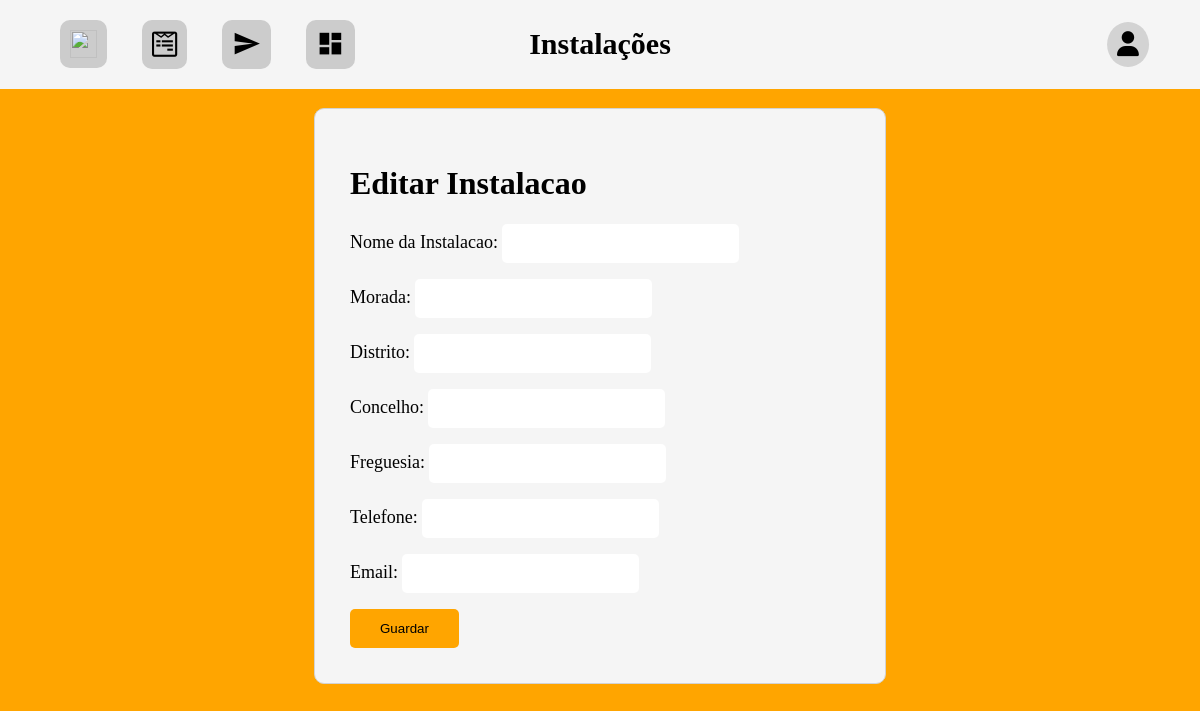
The app's page /editinstalacao?instalacao=21 (signed in), older data.
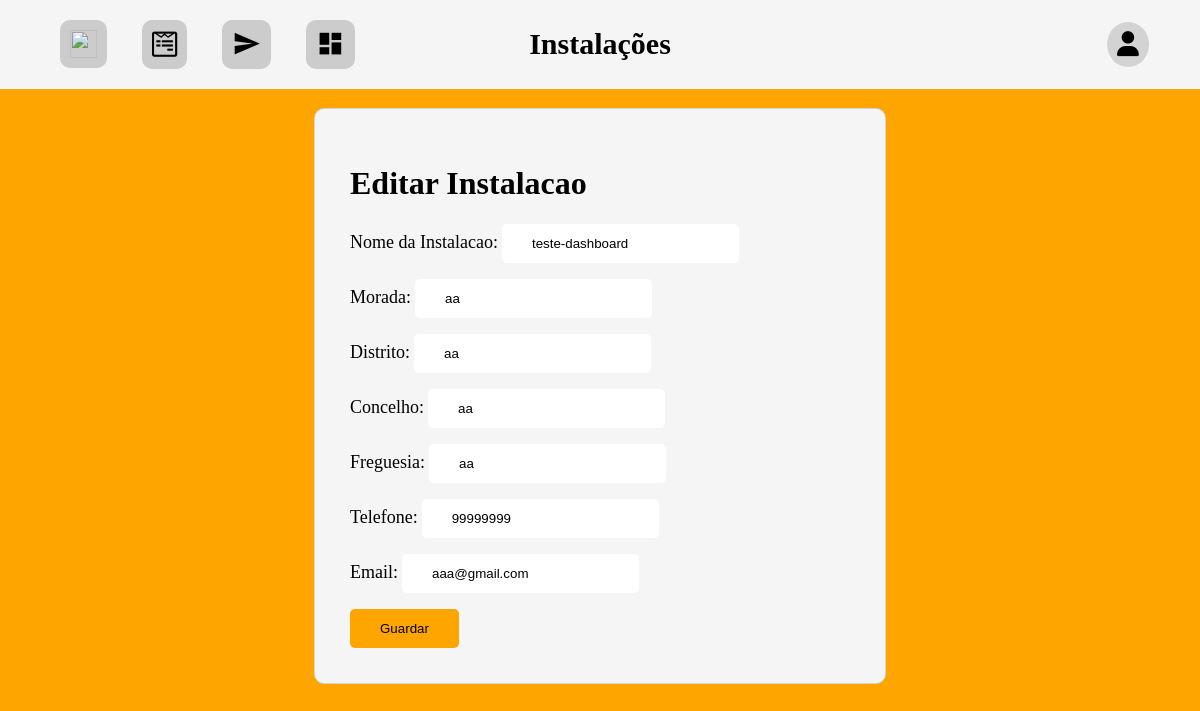
The same page, newer data.
### formularioInstituicoes/models.py (models this page shows)
class Instalacao(models.Model):
    entidade = models.ForeignKey(Entidade, on_delete=models.CASCADE, related_name='instalacoes')
    nome = models.CharField(max_length=100, blank=True, null=True)
    morada = models.CharField(max_length=100, blank=True, null=True)
    distrito = models.CharField(max_length=100, blank=True, null=True)
    concelho = models.CharField(max_length=100, blank=True, null=True)
    freguesia = models.CharField(max_length=100, blank=True, null=True)
    telefone = models.IntegerField(blank=True, null=True)
    email = models.EmailField(blank=True, null=True)
    submetido = models.BooleanField(blank=True, default=False)
    def __str__(self):
        return self.nome

### formularioInstituicoes/views.py (the view)
# urls.py: path('editinstalacao', views.editinstalacao_view),
@login_required
def editinstalacao_view(request):
    instalacao = Instalacao.objects.filter(id=request.GET["instalacao"]).first()
    print(instalacao)
    if request.method == 'POST':
        editInstalacaoForm = FormInstalacoes(request.POST, instance=instalacao)
        editInstalacaoForm.save()
        return redirect('/')
    editInstalacaoForm = FormInstalacoes(instance=instalacao)
    return render(request, 'editinstalacao.html', {"instalacaoForm": editInstalacaoForm})

### formularioInstituicoes/forms.py
class FormInstalacoes(ModelForm):
    class Meta:
        model = Instalacao
        fields = ['nome', 'morada', 'distrito', 'concelho', 'freguesia', 'telefone', 'email']
        labels = {'nome': "Nome da Instalacao"}

### formularioInstituicoes/templates/editinstalacao.html (shortened to what this page needs)
<!DOCTYPE html>
<html lang="en">
{% extends 'navigator.html' %}
{% load static %}
{% block titulo %}
    <h1>Instalações</h1>
{% endblock %}
{% block content %}
    <link rel="stylesheet" href="{% static 'css/editinstalacao.css' %}">
    <div class="editarea">
        <form method="post">
            <h1>Editar Instalacao</h1>
            {{ instalacaoForm.as_p }}
            <input type="submit" value="Guardar">
        </form>
    </div>
{% endblock %}

Row changes from the older to the newer data that the page shows:
added Instalacao: nome "teste-dashboard", morada "aa", distrito "aa", concelho "aa", freguesia "aa", telefone "99999999", email "aaa@gmail.com"
